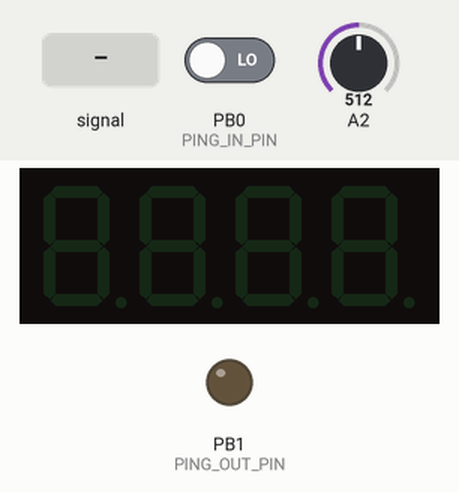
This sketch was run on a simulated ATtiny85, built with avr-gcc and run on an emulated ATtiny85. Parts: 4-digit seven-segment display, output pins drawn as LEDs (lit = HIGH). Wiring (inferred from the names in the program): TM1637 display: clock PB2; DIO PB3. The inputs (shaded band) are chosen by the test bench; at power-on: A2 = 512, PB0 (PING_IN_PIN) LOW. EEPROM starts erased.

Above: at 1.2 s.
1.3 s: A2 fed a 2 Hz sine of ±306 counts around its level
At 1.59 s:
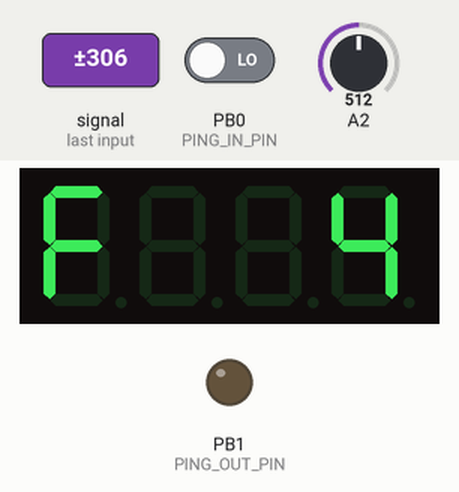
3.6 s: A2 set to 306
At 4.7 s:
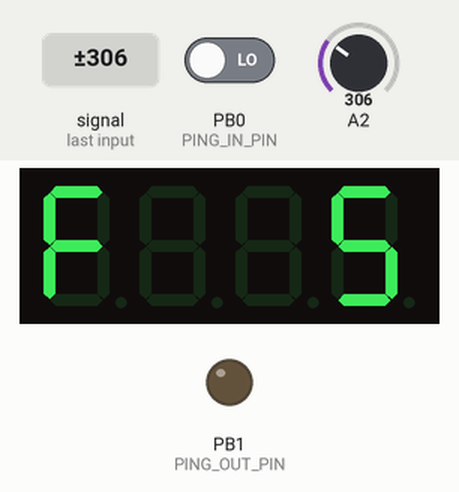
5.1 s: A2 set to 190
6.6 s: A2 set to 592
8.1 s: A2 set to 606
At 9.2 s:
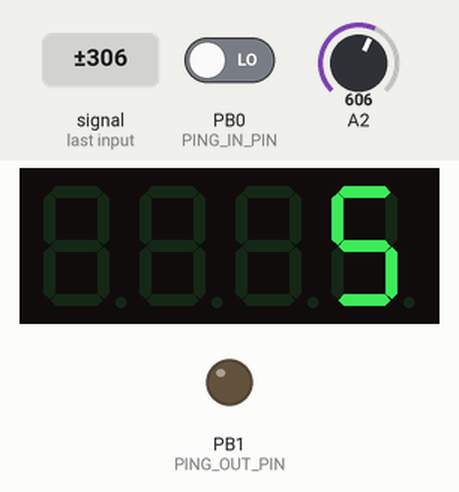
9.6 s: A2 fed a 200 Hz sine of ±81 counts around its level
At 11.0 s:
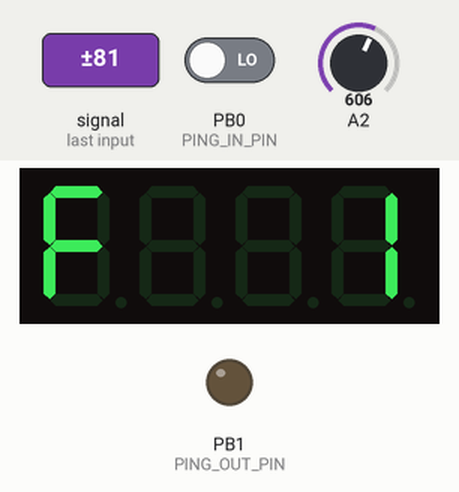
Timing chart, 0 to 12.6 s (numbered marks = the images above; inputs shaded):
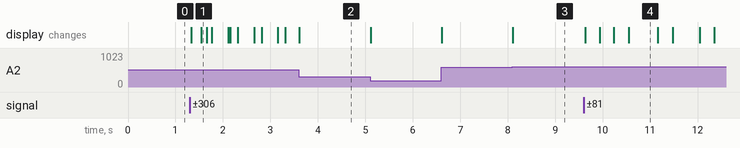

The sketch:

ATTINYSonicAnemometer.ino
```cpp
// (licence header left out)
#define DISPLAY_CLK_PIN 2
#define DISPLAY_DIO_PIN 3
#define PING_OUT_PIN 1
#define PING_IN_PIN 0
#define BUTTON_PIN 4

#define UP_BUTTON_PRESSED (btn & 0b00000100)
#define RIGHT_BUTTON_PRESSED (btn & 0b00000010)
#define DOWN_BUTTON_PRESSED (btn & 0b00000001)

volatile byte ovfCount;
unsigned long pulseTime = 1000;
unsigned long testTime;
byte btn;
byte menuPosition = 0;
unsigned int testInterval = 20;

byte filterSize = 4;

unsigned long instZeroTime = 0;

//Display
  #include "TD0G_1637.h"
  tm1637 display(DISPLAY_CLK_PIN, DISPLAY_DIO_PIN);

  #include <EEPROM.h>

void setup() {
//timer 2 setup (no prescaler, normal mode)
  TCCR1 = 0b00000001; //clock/1, no pin out
  GTCCR = 0B00000000;

  ADMUX = 0b00100010; //PB4

//pin setup
  pinMode(PING_OUT_PIN, OUTPUT); //Trig
  pinMode(PING_IN_PIN, INPUT);  //Echo
  pinMode(BUTTON_PIN, INPUT);

  display.setBrightness(7);

  filterSize = EEPROM.read(0);
  if (!filterSize || filterSize == 255){
    EEPROM.write(0, 4);
    filterSize = 4;
  }
}

void loop() {
  analogReadAll();
  runDisplay();
  runAnemometer();
}

void analogReadAll(){
  static byte lastBtn;
  static byte lastBtnCount;
  if (!(ADCSRA & 0b01000000)){
    byte adc = ADCH;
    ADCSRB = 1;
    ADCSRA = 0b11010111; //Enable ADC
    /*
     175 = RIGHT
     127 = DOWN
     100 = DOWN,RIGHT
     89 = UP
     78 = UP,RIGHT
     67 = UP,DOWN
     58 = UP,DOWN,RIGHT
     */
     byte thisBtn;
    if (adc < 72) thisBtn = 0b00000101;
    else if (adc < 110) thisBtn = 0b00000100;
    else if (adc < 150) thisBtn = 0b00000001;
    else if (adc < 200) thisBtn = 0b00000010;
    else thisBtn = 0;
    if (thisBtn == lastBtn && thisBtn) lastBtnCount++;
    else {
      lastBtnCount = 0;
      lastBtn = thisBtn;
      btn = 0;
    }
    if (lastBtnCount == 5) btn = lastBtn;
  }
}

void runDisplay(){
  static unsigned long _lastUpdate = 0;
  switch (menuPosition){
    case 0:
      if (millis() > _lastUpdate + 200){
        if (instZeroTime){
          if (pulseTime < instZeroTime) {
            display.printInt(instZeroTime - pulseTime);
            display.forceLineState(0,0b01000000,0b00111111);
          }
          else {
            display.clearLineState();
            display.printInt(pulseTime - instZeroTime);
          }
          _lastUpdate = millis();
        }
        else display.printInt(pulseTime);
      }
      if (DOWN_BUTTON_PRESSED) instZeroTime = pulseTime;
      else if (UP_BUTTON_PRESSED) instZeroTime = 0;
      else if (RIGHT_BUTTON_PRESSED) {
        menuPosition = 1;
        display.forceLineState(0,0b01110001,0);
        display.printInt(filterSize);
      }
      while (btn) analogReadAll();
    break;
    case 1:
      if (UP_BUTTON_PRESSED || DOWN_BUTTON_PRESSED){
        if (UP_BUTTON_PRESSED) filterSize++;
        else if (DOWN_BUTTON_PRESSED) filterSize = max(filterSize-1, 1);
        display.printInt(filterSize);
      }
      if (RIGHT_BUTTON_PRESSED){
        menuPosition = 0;
        display.clearLineState();
        EEPROM.update(0, filterSize);
      }
      while (btn) analogReadAll();
    break;
  }
}

void runAnemometer(){
  static unsigned long _lastTestTime;
  if (millis() > _lastTestTime + testInterval){
    _lastTestTime = millis();
    unsigned int _t = getPulseTime();
    pulseTime *= (filterSize - 1);
    pulseTime += _t;
    pulseTime /= filterSize;
  }
}

unsigned long getPulseTime(){
  unsigned long _timerCount;
  byte _isrOff = TIMSK;
  byte _isrOn = _isrOff | 0b00000100;
  unsigned int _ovfCountTime;
  TIMSK = _isrOn; 	//ISR on
  PORTB = 0b00000010;  //Send trigger pulse
  TCNT1 = 0;      //Reset timer
  ovfCount = 0;      //Reset counter
  delayMicroseconds(100);
  PORTB &= 0b11111101;
  delayMicroseconds(500);			//Ignore fast echoes
  while ((PINB & 0b00000001)){};	//Wait for ping  	OOPS - Should be !(PIND & 0ob00001000)
  TIMSK = _isrOff;  			//ISR off
  _timerCount = TCNT1;				//Get timer
  _ovfCountTime = ovfCount;
  _ovfCountTime = _ovfCountTime << 8;				//Add overflow counter
  _timerCount = _timerCount + _ovfCountTime;	//Add overflow counter
  //_timerCount = ovfCount;
  return _timerCount;
}


ISR(TIMER1_OVF_vect){
  ovfCount++;
}
```

TD0G_1637.cpp
```cpp
// (licence header left out)
#include "TD0G_1637.h"
#include <Arduino.h>

#define COM1    0b01000000
#define COM2    0b11000000
#define COM3    0b10000000
#define WAIT 	delayMicroseconds(50);

const uint8_t numberSegment[] = {63, 6, 91, 79, 102, 109, 125, 7, 127, 111};


tm1637::tm1637(uint8_t _clkPin, uint8_t _dioPin)
{
	clkPin = _clkPin;
	dioPin = _dioPin;
}

void tm1637::printInt(int num, uint8_t style, uint8_t length, uint8_t pos)
{
  uint8_t digits[4];
  const static int E[] = {1, 10, 100, 1000};
  uint8_t lead = 1;

  for(int8_t k = 0; k < 4; k++) {
    int divisor = E[3 - k];
    int d = num / divisor;
    uint8_t digit = 0;
    if (!d) {
      if (style || (k == 3))
        digit = numberSegment[d];
      else digit = 0;
    }
    else {
      style = 1;
      digit = numberSegment[d];
      num -= d * divisor;
      lead = 0;
    }
    digits[k] = digit;
  }

  setSegments(digits + (4 - length), length, pos);
}

void tm1637::setSegments(const uint8_t _segments[], uint8_t _length, uint8_t _pos)
{
  _length--;

  beginTransfer();
  sendByte(COM1);
  endTransfer();

  if (!flipped) writeAddress(_pos);
  else writeAddress(3 - _pos - _length);

  for (uint8_t k=0; k <= _length; k++)
  {
    lastBytes[k + _pos] = _segments[k];     //Save byte in case refresh is called
    if (!flipped) sendByte((_segments[k] & linesForcedLow[k]) | linesForcedHigh[k] | colonMask);
    else sendByte((_segments[_length - k] & linesForcedLow[_length - k]) | linesForcedHigh[_length - k] | colonMask, 1);    //NEW 1
  }

  endTransfer();
}

void tm1637:: colon(uint8_t _c){
  if (!_c && colonMask){
    colonMask = 0;
    refresh(2);
  }
  if (_c && !colonMask) {
    colonMask = 0b10000000;
    refresh(2);
  }
}

void tm1637::setBrightness(uint8_t _b, uint8_t _on)
{
  brightness = (_b & 0b00000111) | ((_on & 1) << 3);
  beginTransfer();
  sendByte(COM3 + (brightness & 0b00001111));
  endTransfer();
}

void tm1637::flipDisplay(uint8_t _inv){
  if (_inv) _inv = 1;
  flipped = _inv;
}

void tm1637::forceLineState(uint8_t _digit, uint8_t _high, uint8_t _low){
  if (_high != 255) linesForcedHigh[_digit] = _high;
  if (_low != 255) linesForcedLow[_digit] = 127 - _low;
  refresh(_digit);
}

void tm1637::clearLineState(){
  for (byte i = 0; i < 4; i++){
    if (linesForcedHigh[i] || linesForcedLow[i] != 127){ linesForcedHigh[i] = 0; linesForcedLow[i] = 127; refresh(i);}
  }
}

void tm1637::refresh(uint8_t _pos)
{
  if (_pos == 4) setSegments(lastBytes);
  else {
    beginTransfer();
    sendByte(COM1);
    endTransfer();

    if (flipped) writeAddress(3 - _pos);
    else writeAddress(_pos);

    if (!flipped) sendByte((lastBytes[_pos] & linesForcedLow[_pos]) | linesForcedHigh[_pos] | colonMask);
    else sendByte((lastBytes[_pos] & linesForcedLow[_pos]) | linesForcedHigh[_pos] | colonMask, 1);

  }
  endTransfer();
}

void tm1637::beginTransfer()
{
  pinMode(dioPin, OUTPUT);
  WAIT;
}

void tm1637::endTransfer()
{
	pinMode(dioPin, OUTPUT);
	WAIT;
	pinMode(clkPin, INPUT);
	WAIT;
	pinMode(dioPin, INPUT);
	WAIT;
}

void tm1637::writeAddress(uint8_t _addr){
  beginTransfer();
  sendByte(COM2 + (_addr & 0x03));
}

uint8_t tm1637::sendByte(uint8_t b, bool inverted)
{
  uint8_t data;
  if (inverted) {data = (b & 0b11000000); data += (b & 0b00000111) << 3; data += (b & 0b00111000) >> 3;}
  else data = b;

  for(uint8_t i = 0; i < 8; i++) {
    pinMode(clkPin, OUTPUT);
    WAIT;
    if (data & 1) pinMode(dioPin, INPUT);
    else pinMode(dioPin, OUTPUT);
    WAIT;
    pinMode(clkPin, INPUT);
    WAIT;
    data = data >> 1;
  }

  pinMode(clkPin, OUTPUT);
  pinMode(dioPin, INPUT);
  WAIT;
  pinMode(clkPin, INPUT);
  WAIT;
  uint8_t reply = digitalRead(dioPin);
  if (reply == 0) pinMode(dioPin, OUTPUT);

  WAIT;
  pinMode(clkPin, OUTPUT);
  WAIT;

  return reply;
}
```

TD0G_1637.h
```cpp
// (licence header left out)
#ifndef __TD0G_1637__
#define __TD0G_1637__

#include <inttypes.h>

#define SEG_A  0b00000001
#define SEG_B  0b00000010
#define SEG_C  0b00000100
#define SEG_D  0b00001000
#define SEG_E  0b00010000
#define SEG_F  0b00100000
#define SEG_G  0b01000000
#define RIGHT_JUSTIFY 0

/*
      a
    f   b
      g
    e   c
      d
*/

class tm1637 {
  public:
    tm1637(uint8_t _clkPin, uint8_t pinDISPLAY_DIO_PIN);
    void printInt(int num, uint8_t style = RIGHT_JUSTIFY, uint8_t length = 4, uint8_t pos = 0);
    void setSegments(const uint8_t segments[], uint8_t length = 4, uint8_t pos = 0);
    void colon(uint8_t _c = 1);
    void setBrightness(uint8_t _b, uint8_t _on = 1);
    void flipDisplay(uint8_t invert);
    void forceLineState(uint8_t digit, uint8_t high = 255, uint8_t low = 255);
    void clearLineState();
    void refresh(uint8_t pos = 4);
  private:
  	uint8_t clkPin;
  	uint8_t dioPin;
  	uint8_t brightness;
  	uint8_t flipped;
  	uint8_t lastBytes[4];
  	uint8_t digitMask = 0b00001111;
    uint8_t colonMask = 0;
  	uint8_t linesForcedHigh[4] = {0, 0, 0, 0};
  	uint8_t linesForcedLow[4] = {255, 255, 255, 255};
    void beginTransfer();
    void endTransfer();
    void writeAddress(uint8_t add = 0);
    uint8_t sendByte(uint8_t b, bool inverted = 0);
};

#endif
```

Measured:
- the behaviour switches between 599 and 600 on A2 (found by bisection; images 2 and 3)
- after the input at 1.3 s, the display: first changes at once (image 1 shows a later state)
- after the input at 8.1 s, the display: changes at once (image 3)
- after the input at 9.6 s, the display: first changes at once (image 4 shows a later state)
- what the display in image 4 shows lasts 0.6 s, from 10.6 s to 11.2 s
